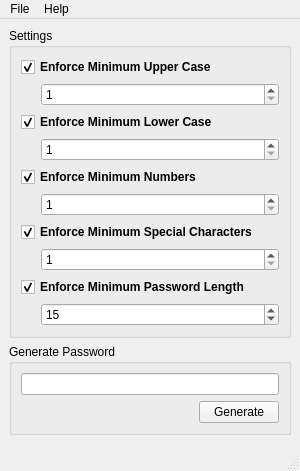
<?xml version="1.0" encoding="UTF-8"?>
<ui version="4.0">
 <class>MainWindow</class>
 <widget class="QMainWindow" name="MainWindow">
  <property name="geometry">
   <rect>
    <x>0</x>
    <y>0</y>
    <width>300</width>
    <height>471</height>
   </rect>
  </property>
  <property name="sizePolicy">
   <sizepolicy hsizetype="Expanding" vsizetype="Expanding">
    <horstretch>0</horstretch>
    <verstretch>0</verstretch>
   </sizepolicy>
  </property>
  <property name="minimumSize">
   <size>
    <width>300</width>
    <height>0</height>
   </size>
  </property>
  <property name="windowTitle">
   <string>Password Generator</string>
  </property>
  <widget class="QWidget" name="components">
   <layout class="QVBoxLayout" name="mainWindowVLayout">
    <property name="sizeConstraint">
     <enum>QLayout::SetMinAndMaxSize</enum>
    </property>
    <item>
     <widget class="QGroupBox" name="settingsGroupBox">
      <property name="sizePolicy">
       <sizepolicy hsizetype="Expanding" vsizetype="Fixed">
        <horstretch>0</horstretch>
        <verstretch>0</verstretch>
       </sizepolicy>
      </property>
      <property name="minimumSize">
       <size>
        <width>282</width>
        <height>0</height>
       </size>
      </property>
      <property name="title">
       <string>Settings</string>
      </property>
      <layout class="QVBoxLayout" name="settingsVLayout">
       <item>
        <widget class="QCheckBox" name="upperCheckBox">
         <property name="font">
          <font>
           <weight>75</weight>
           <bold>true</bold>
          </font>
         </property>
         <property name="text">
          <string>Enforce Minimum Upper Case</string>
         </property>
         <property name="checked">
          <bool>true</bool>
         </property>
        </widget>
       </item>
       <item>
        <layout class="QHBoxLayout" name="upperHBox">
         <item>
          <spacer name="upperSpacer">
           <property name="orientation">
            <enum>Qt::Horizontal</enum>
           </property>
           <property name="sizeType">
            <enum>QSizePolicy::Fixed</enum>
           </property>
           <property name="sizeHint" stdset="0">
            <size>
             <width>20</width>
             <height>20</height>
            </size>
           </property>
          </spacer>
         </item>
         <item>
          <widget class="QSpinBox" name="upperSpinBox">
           <property name="sizePolicy">
            <sizepolicy hsizetype="Expanding" vsizetype="Fixed">
             <horstretch>0</horstretch>
             <verstretch>0</verstretch>
            </sizepolicy>
           </property>
           <property name="minimum">
            <number>1</number>
           </property>
          </widget>
         </item>
        </layout>
       </item>
       <item>
        <widget class="QCheckBox" name="lowerCheckBox">
         <property name="font">
          <font>
           <weight>75</weight>
           <bold>true</bold>
          </font>
         </property>
         <property name="text">
          <string>Enforce Minimum Lower Case</string>
         </property>
         <property name="checked">
          <bool>true</bool>
         </property>
        </widget>
       </item>
       <item>
        <layout class="QHBoxLayout" name="lowerHBox">
         <property name="topMargin">
          <number>0</number>
         </property>
         <item>
          <spacer name="lowerSpacer">
           <property name="orientation">
            <enum>Qt::Horizontal</enum>
           </property>
           <property name="sizeType">
            <enum>QSizePolicy::Fixed</enum>
           </property>
           <property name="sizeHint" stdset="0">
            <size>
             <width>20</width>
             <height>20</height>
            </size>
           </property>
          </spacer>
         </item>
         <item>
          <widget class="QSpinBox" name="lowerSpinBox">
           <property name="sizePolicy">
            <sizepolicy hsizetype="Expanding" vsizetype="Fixed">
             <horstretch>0</horstretch>
             <verstretch>0</verstretch>
            </sizepolicy>
           </property>
           <property name="minimum">
            <number>1</number>
           </property>
          </widget>
         </item>
        </layout>
       </item>
       <item>
        <widget class="QCheckBox" name="numberCheckBox">
         <property name="font">
          <font>
           <weight>75</weight>
           <bold>true</bold>
          </font>
         </property>
         <property name="text">
          <string>Enforce Minimum Numbers</string>
         </property>
         <property name="checked">
          <bool>true</bool>
         </property>
        </widget>
       </item>
       <item>
        <layout class="QHBoxLayout" name="numberHBox">
         <property name="topMargin">
          <number>0</number>
         </property>
         <item>
          <spacer name="numberSpacer">
           <property name="orientation">
            <enum>Qt::Horizontal</enum>
           </property>
           <property name="sizeType">
            <enum>QSizePolicy::Fixed</enum>
           </property>
           <property name="sizeHint" stdset="0">
            <size>
             <width>20</width>
             <height>20</height>
            </size>
           </property>
          </spacer>
         </item>
         <item>
          <widget class="QSpinBox" name="numberSpinBox">
           <property name="sizePolicy">
            <sizepolicy hsizetype="Expanding" vsizetype="Fixed">
             <horstretch>0</horstretch>
             <verstretch>0</verstretch>
            </sizepolicy>
           </property>
           <property name="minimum">
            <number>1</number>
           </property>
          </widget>
         </item>
        </layout>
       </item>
       <item>
        <widget class="QCheckBox" name="specialCheckBox">
         <property name="font">
          <font>
           <weight>75</weight>
           <bold>true</bold>
          </font>
         </property>
         <property name="text">
          <string>Enforce Minimum Special Characters</string>
         </property>
         <property name="checked">
          <bool>true</bool>
         </property>
        </widget>
       </item>
       <item>
        <layout class="QHBoxLayout" name="specialHBox">
         <property name="leftMargin">
          <number>0</number>
         </property>
         <property name="topMargin">
          <number>0</number>
         </property>
         <item>
          <spacer name="specialSpacer">
           <property name="orientation">
            <enum>Qt::Horizontal</enum>
           </property>
           <property name="sizeType">
            <enum>QSizePolicy::Fixed</enum>
           </property>
           <property name="sizeHint" stdset="0">
            <size>
             <width>20</width>
             <height>20</height>
            </size>
           </property>
          </spacer>
         </item>
         <item>
          <widget class="QSpinBox" name="specialSpinBox">
           <property name="sizePolicy">
            <sizepolicy hsizetype="Expanding" vsizetype="Fixed">
             <horstretch>0</horstretch>
             <verstretch>0</verstretch>
            </sizepolicy>
           </property>
           <property name="minimum">
            <number>1</number>
           </property>
          </widget>
         </item>
        </layout>
       </item>
       <item>
        <widget class="QCheckBox" name="lengthCheckBox">
         <property name="font">
          <font>
           <weight>75</weight>
           <bold>true</bold>
          </font>
         </property>
         <property name="text">
          <string>Enforce Minimum Password Length</string>
         </property>
         <property name="checked">
          <bool>true</bool>
         </property>
        </widget>
       </item>
       <item>
        <layout class="QHBoxLayout" name="lengthHBox">
         <property name="topMargin">
          <number>0</number>
         </property>
         <item>
          <spacer name="lengthSpacer">
           <property name="orientation">
            <enum>Qt::Horizontal</enum>
           </property>
           <property name="sizeType">
            <enum>QSizePolicy::Fixed</enum>
           </property>
           <property name="sizeHint" stdset="0">
            <size>
             <width>20</width>
             <height>20</height>
            </size>
           </property>
          </spacer>
         </item>
         <item>
          <widget class="QSpinBox" name="lengthSpinBox">
           <property name="sizePolicy">
            <sizepolicy hsizetype="Expanding" vsizetype="Fixed">
             <horstretch>0</horstretch>
             <verstretch>0</verstretch>
            </sizepolicy>
           </property>
           <property name="value">
            <number>15</number>
           </property>
          </widget>
         </item>
        </layout>
       </item>
      </layout>
     </widget>
    </item>
    <item>
     <widget class="QGroupBox" name="passwordGroupBox">
      <property name="sizePolicy">
       <sizepolicy hsizetype="Expanding" vsizetype="Fixed">
        <horstretch>1</horstretch>
        <verstretch>0</verstretch>
       </sizepolicy>
      </property>
      <property name="title">
       <string>Generate Password</string>
      </property>
      <layout class="QVBoxLayout" name="passwordVLayout">
       <item>
        <widget class="FocusableLineEdit" name="passwordLineEdit">
         <property name="sizePolicy">
          <sizepolicy hsizetype="Expanding" vsizetype="Fixed">
           <horstretch>0</horstretch>
           <verstretch>0</verstretch>
          </sizepolicy>
         </property>
        </widget>
       </item>
       <item>
        <layout class="QHBoxLayout" name="passwordHBox">
         <property name="bottomMargin">
          <number>0</number>
         </property>
         <item>
          <spacer name="passwordSpacer">
           <property name="orientation">
            <enum>Qt::Horizontal</enum>
           </property>
           <property name="sizeHint" stdset="0">
            <size>
             <width>40</width>
             <height>21</height>
            </size>
           </property>
          </spacer>
         </item>
         <item>
          <widget class="QPushButton" name="generatePasswordButton">
           <property name="text">
            <string>Generate</string>
           </property>
          </widget>
         </item>
        </layout>
       </item>
      </layout>
     </widget>
    </item>
   </layout>
  </widget>
  <widget class="QMenuBar" name="menuBar">
   <property name="geometry">
    <rect>
     <x>0</x>
     <y>0</y>
     <width>300</width>
     <height>20</height>
    </rect>
   </property>
   <widget class="QMenu" name="menuFile">
    <property name="title">
     <string>File</string>
    </property>
    <addaction name="actionExit"/>
   </widget>
   <widget class="QMenu" name="menuHelp">
    <property name="title">
     <string>Help</string>
    </property>
    <addaction name="actionAbout"/>
    <addaction name="actionLicense"/>
   </widget>
   <addaction name="menuFile"/>
   <addaction name="menuHelp"/>
  </widget>
  <widget class="QStatusBar" name="statusBar"/>
  <action name="actionExit">
   <property name="icon">
    <iconset resource="resources.qrc">
     <normaloff>:/assets/exit.svg</normaloff>:/assets/exit.svg</iconset>
   </property>
   <property name="text">
    <string>E&amp;xit</string>
   </property>
   <property name="iconText">
    <string>E&amp;xit</string>
   </property>
  </action>
  <action name="actionAbout">
   <property name="icon">
    <iconset resource="resources.qrc">
     <normaloff>:/assets/about.svg</normaloff>:/assets/about.svg</iconset>
   </property>
   <property name="text">
    <string>&amp;About Password Generator</string>
   </property>
   <property name="iconText">
    <string>&amp;About Password Generator</string>
   </property>
  </action>
  <action name="actionLicense">
   <property name="icon">
    <iconset resource="resources.qrc">
     <normaloff>:/assets/license.svg</normaloff>:/assets/license.svg</iconset>
   </property>
   <property name="text">
    <string>&amp;License</string>
   </property>
   <property name="iconText">
    <string>&amp;License</string>
   </property>
  </action>
 </widget>
 <customwidgets>
  <customwidget>
   <class>FocusableLineEdit</class>
   <extends>QLineEdit</extends>
   <header>focusablelineedit.h</header>
   <slots>
    <signal>focused(bool)</signal>
   </slots>
  </customwidget>
 </customwidgets>
 <resources>
  <include location="resources.qrc"/>
 </resources>
 <connections/>
</ui>
